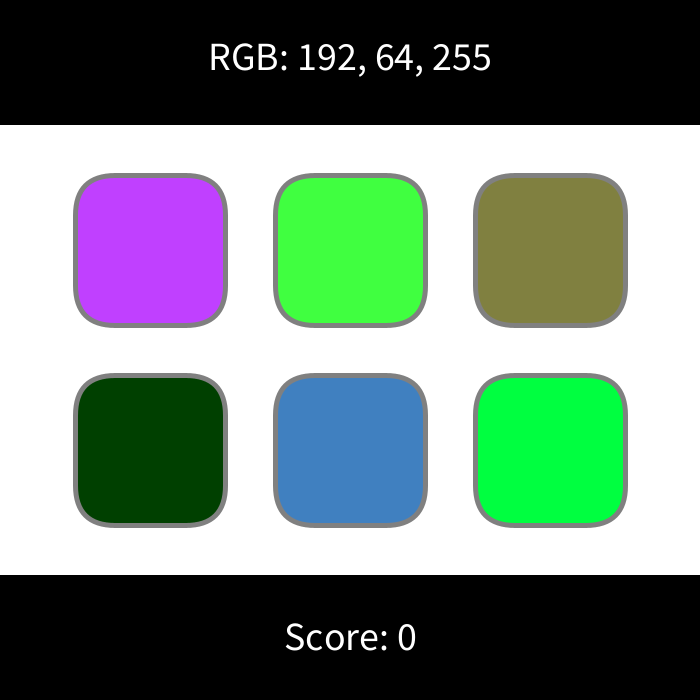
Frame 1 (no input)
Frame 60 (the mouse pressed at the canvas centre just before this capture): identical to frame 1, image omitted
Frame 120 (the mouse held since frame 60 and released just before this capture): identical to frame 1, image omitted

The Processing sketch that drew this single still picture (run headless with seeded random() and noise(); from frame 60 on, the mouse is pressed at the canvas centre):

// Processing sketch: Guess_the_RGB_Color
// ── Guess_the_RGB_Color.pde
color[] cor;
int indice, score=0;
Button[][] btnColor;

void setup()
{
  size(700, 700);
  rectMode(CENTER);

  cor = new color[6];
  btnColor = new Button[3][2];

  ShuffleColors();
}

void draw()
{ 
  background(255);
  noStroke();
  fill(0);
  rect(width/2, height/2 - 300, width, 150);

  rect(width/2, height/2 + 300, width, 150);

  noStroke();
  fill(255);
  textAlign(CENTER);
  textSize(40);
  text("RGB: " + int(red(cor[indice])) + ", " + int(green(cor[indice])) + ", " + int(blue(cor[indice])), width/2, height/2 - 280);

  text("Score: " + score, width/2, height/2 + 300);

  for (int i=0; i<3; i++)
  {
    for (int j=0; j<2; j++)
    {
      btnColor[i][j].show();
    }
  }
}

void ShuffleColors()
{
  int level = 4;

  for (int i=0; i<6; i++)
  {
    boolean valido;

    do
    {
      valido = true;
      cor[i] = color(int(random(level+1))*256/level, int(random(level+1))*256/level, int(random(level+1))*256/level);

      for (int j=0; j<i; j++)
      {
        if(cor[i] == cor[j])
        {
          valido = false;
        }
      }
    } 
    while (!valido);
  }

  for (int i=0; i<3; i++)
  {
    for (int j=0; j<2; j++)
    {
      btnColor[i][j] = new Button(i, j, cor[j*3+i]);
    }
  }

  indice = (int)random(6);
  
  println("indice: " + (indice+1));///
}

void mouseClicked()
{
  for (int i=0; i<3; i++)
  {
    for (int j=0; j<2; j++)
    {
      if (dist(mouseX, mouseY, btnColor[i][j].pos.x, btnColor[i][j].pos.y) < 75)
      {
        btnColor[i][j].click();
      }
    }
  }
}
// ── Button.pde
class Button
{
  PVector pos, index;
  color cor;
  
  Button(int i, int j, color c)
  {
    this.index = new PVector(i, j);
    this.pos = new PVector(150+i*200, height/2-100+j*200);
    this.cor = c;
  }
  
  void show()
  {
    stroke(128);
    strokeWeight(5);
    fill(this.cor);
    rect(this.pos.x, this.pos.y, 150, 150, 40);
  }
  
  void click()
  {
    if (this.index.y * 3 + this.index.x == indice)
    {
      score++;
    }
    
    ShuffleColors();
  }
}
